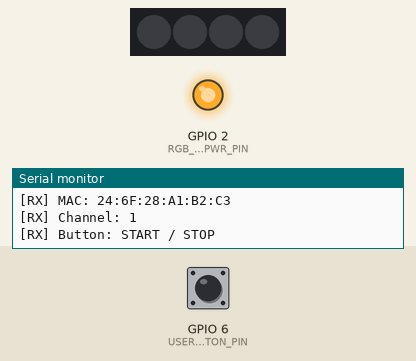
This program was run on a simulated ESP32-C6. Parts: 4 RGB LEDs in strip order, left to right, output pins drawn as LEDs (lit = HIGH), the last lines printed to the serial monitor. The inputs (shaded band) are chosen by the test bench; at power-on: GPIO 6 (USER_BUTTON_PIN) HIGH. Dim RGB values are drawn brighter than linear; random numbers use the default seed unless the program sets one.

Above: at 1.7 s.
1.8 s: GPIO 6 (USER_BUTTON_PIN) pulled LOW for 0.15 s
At 2.6 s:
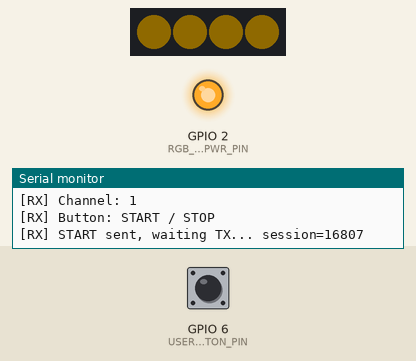
4.9 s: GPIO 6 (USER_BUTTON_PIN) pulled LOW for 1 s
At 7.7 s:
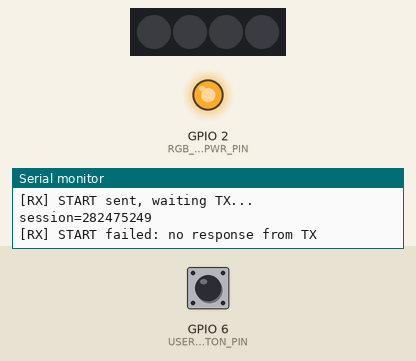
8.4 s: GPIO 6 (USER_BUTTON_PIN) pulled LOW for 3.2 s
At 8.9 s:
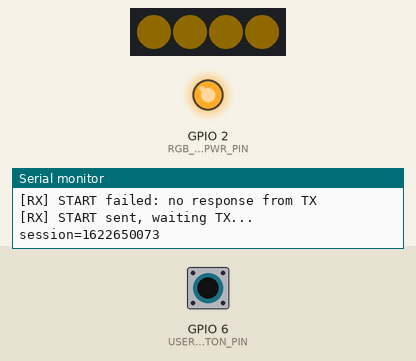
13.1 s: GPIO 6 (USER_BUTTON_PIN) pulsed LOW 5 times (0.12 s each, 0.3 s apart)
At 16.9 s:
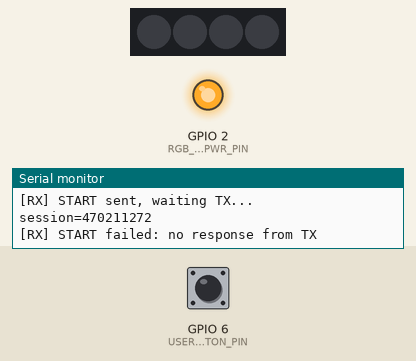
Timing chart, 0 to 17.1 s (numbered marks = the images above; inputs shaded):
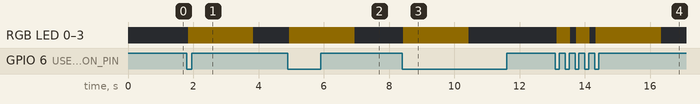

Measured:
- after the input at 1.8 s, RGB LED 0–3: off → RGB(15, 11, 0) at once, → off 2.0 s later
- after the input at 4.9 s, RGB LED 0–3: off → RGB(15, 11, 0) at once, → off 2.0 s later
- after the input at 8.4 s, RGB LED 0–3: off → RGB(15, 11, 0) at once, → off 2.0 s later
- after the input at 13.1 s, RGB LED 0–3: goes RGB(15, 11, 0) 0.41 s, off 0.19 s, RGB(15, 11, 0) 0.41 s, off 0.19 s, RGB(15, 11, 0) 2.0 s, then off, starting at once

The program:

main.cpp
```cpp
#include <Arduino.h>
#include <WiFi.h>
#include <esp_now.h>
#include <esp_wifi.h>
#include <Adafruit_NeoPixel.h>

#define RGB_LED_PIN GPIO_NUM_4
#define RGB_LED_PWR_PIN GPIO_NUM_2
#define USER_BUTTON_PIN GPIO_NUM_6

constexpr uint8_t ESPNOW_CHANNEL = 1;
constexpr uint32_t REPORT_INTERVAL_MS = 1000;
constexpr uint32_t BUTTON_DEBOUNCE_MS = 40;
constexpr uint32_t START_ACK_TIMEOUT_MS = 2000;
constexpr uint32_t PACKET_MAGIC = 0x43574E45; // "ENWC"
constexpr uint8_t PROTOCOL_VERSION = 1;
constexpr uint8_t CONTROL_BURST_COUNT = 5;
constexpr uint16_t RGB_LED_COUNT = 4;

const uint8_t BROADCAST_MAC[] = {0xFF, 0xFF, 0xFF, 0xFF, 0xFF, 0xFF};

enum PacketType : uint8_t {
  PKT_START = 1,
  PKT_STOP = 2,
  PKT_DATA = 3,
  PKT_START_ACK = 4,
  PKT_STOP_ACK = 5,
};

enum RxState : uint8_t {
  RX_IDLE = 0,
  RX_WAIT_TX_ACK,
  RX_TESTING,
};

struct __attribute__((packed)) EspNowPacket {
  uint32_t magic;
  uint8_t version;
  uint8_t type;
  uint16_t reserved;
  uint32_t session_id;
  uint32_t packet_id;
  uint32_t timestamp_ms;
};

Adafruit_NeoPixel pixels(RGB_LED_COUNT, RGB_LED_PIN, NEO_GRB + NEO_KHZ800);
portMUX_TYPE statsMux = portMUX_INITIALIZER_UNLOCKED;

RxState rxState = RX_IDLE;
bool lastButtonReading = HIGH;
bool stableButtonState = HIGH;
volatile bool startAckReceived = false;
volatile bool firstDataReceived = false;

uint32_t lastButtonChangeMs = 0;
uint32_t waitStartMs = 0;
uint32_t lastReportMs = 0;
uint32_t sessionId = 0;
uint32_t firstPacketId = 0;
uint32_t lastPacketId = 0;
uint32_t receivedPackets = 0;
uint32_t lostPackets = 0;
uint32_t duplicateOrOldPackets = 0;
uint32_t invalidPackets = 0;
uint32_t firstRxMs = 0;
uint32_t lastRxMs = 0;

void setRgb(uint8_t red, uint8_t green, uint8_t blue) {
  for (uint16_t i = 0; i < RGB_LED_COUNT; i++) {
    pixels.setPixelColor(i, pixels.Color(red, green, blue));
  }
  pixels.show();
}

void setRgbOff() {
  pixels.clear();
  pixels.show();
}

void resetStats(uint32_t newSessionId) {
  portENTER_CRITICAL(&statsMux);
  sessionId = newSessionId;
  firstPacketId = 0;
  lastPacketId = 0;
  receivedPackets = 0;
  lostPackets = 0;
  duplicateOrOldPackets = 0;
  invalidPackets = 0;
  firstRxMs = 0;
  lastRxMs = 0;
  startAckReceived = false;
  firstDataReceived = false;
  portEXIT_CRITICAL(&statsMux);
}

bool isValidPacket(const uint8_t *data, int len, EspNowPacket &packet) {
  if (len != static_cast<int>(sizeof(EspNowPacket))) {
    portENTER_CRITICAL(&statsMux);
    invalidPackets++;
    portEXIT_CRITICAL(&statsMux);
    return false;
  }

  memcpy(&packet, data, sizeof(packet));
  if (packet.magic != PACKET_MAGIC || packet.version != PROTOCOL_VERSION) {
    portENTER_CRITICAL(&statsMux);
    invalidPackets++;
    portEXIT_CRITICAL(&statsMux);
    return false;
  }

  return true;
}

void handleDataPacket(const EspNowPacket &packet) {
  portENTER_CRITICAL(&statsMux);

  if ((rxState != RX_WAIT_TX_ACK && rxState != RX_TESTING) ||
      packet.session_id != sessionId ||
      packet.packet_id == 0) {
    portEXIT_CRITICAL(&statsMux);
    return;
  }

  firstDataReceived = true;
  const uint32_t now = millis();
  if (firstRxMs == 0) {
    firstRxMs = now;
  }
  lastRxMs = now;

  if (lastPacketId == 0) {
    firstPacketId = packet.packet_id;
    lastPacketId = packet.packet_id;
    receivedPackets++;
  } else if (packet.packet_id == lastPacketId + 1) {
    lastPacketId = packet.packet_id;
    receivedPackets++;
  } else if (packet.packet_id > lastPacketId + 1) {
    lostPackets += packet.packet_id - lastPacketId - 1;
    lastPacketId = packet.packet_id;
    receivedPackets++;
  } else {
    duplicateOrOldPackets++;
  }

  portEXIT_CRITICAL(&statsMux);
}

#if ESP_ARDUINO_VERSION_MAJOR >= 3
void onDataRecv(const esp_now_recv_info_t *info, const uint8_t *data, int len) {
  (void)info;
#else
void onDataRecv(const uint8_t *mac, const uint8_t *data, int len) {
  (void)mac;
#endif
  EspNowPacket packet = {};
  if (!isValidPacket(data, len, packet)) {
    return;
  }

  if (packet.type == PKT_START_ACK && packet.session_id == sessionId) {
    startAckReceived = true;
    return;
  }

  if (packet.type == PKT_DATA) {
    handleDataPacket(packet);
  }
}

void addBroadcastPeer() {
  esp_now_peer_info_t peerInfo = {};
  memcpy(peerInfo.peer_addr, BROADCAST_MAC, sizeof(BROADCAST_MAC));
  peerInfo.channel = ESPNOW_CHANNEL;
  peerInfo.encrypt = false;

  if (!esp_now_is_peer_exist(BROADCAST_MAC)) {
    const esp_err_t err = esp_now_add_peer(&peerInfo);
    if (err != ESP_OK) {
      Serial.printf("[RX] Add peer failed: %d\r\n", err);
    }
  }
}

void setupEspNow() {
  WiFi.mode(WIFI_STA);
  WiFi.disconnect(false, true);

  esp_wifi_set_ps(WIFI_PS_NONE);
  esp_wifi_set_protocol(WIFI_IF_STA, WIFI_PROTOCOL_11B | WIFI_PROTOCOL_11G | WIFI_PROTOCOL_11N);
  esp_wifi_set_promiscuous(true);
  esp_wifi_set_channel(ESPNOW_CHANNEL, WIFI_SECOND_CHAN_NONE);
  esp_wifi_set_promiscuous(false);

  if (esp_now_init() != ESP_OK) {
    Serial.println("[RX] ESP-NOW init failed, restarting...");
    delay(1000);
    ESP.restart();
  }

  esp_now_register_recv_cb(onDataRecv);
  addBroadcastPeer();
}

bool sendControlPacket(PacketType type) {
  EspNowPacket packet = {
      .magic = PACKET_MAGIC,
      .version = PROTOCOL_VERSION,
      .type = static_cast<uint8_t>(type),
      .reserved = 0,
      .session_id = sessionId,
      .packet_id = 0,
      .timestamp_ms = millis(),
  };

  const esp_err_t err = esp_now_send(BROADCAST_MAC, reinterpret_cast<const uint8_t *>(&packet), sizeof(packet));
  if (err != ESP_OK) {
    Serial.printf("[RX] send failed type=%u err=%d\r\n", packet.type, err);
    return false;
  }
  return true;
}

void sendControlBurst(PacketType type) {
  for (uint8_t i = 0; i < CONTROL_BURST_COUNT; i++) {
    sendControlPacket(type);
    delay(20);
  }
}

float calcLossRate(uint32_t received, uint32_t lost) {
  const uint32_t expected = received + lost;
  if (expected == 0) {
    return 0.0f;
  }
  return static_cast<float>(lost) * 100.0f / static_cast<float>(expected);
}

void copyStats(uint32_t &lastId, uint32_t &received, uint32_t &lost, uint32_t &durationMs) {
  uint32_t localFirstMs = 0;
  uint32_t localLastMs = 0;

  portENTER_CRITICAL(&statsMux);
  lastId = lastPacketId;
  received = receivedPackets;
  lost = lostPackets;
  localFirstMs = firstRxMs;
  localLastMs = lastRxMs;
  portEXIT_CRITICAL(&statsMux);

  durationMs = (localFirstMs > 0 && localLastMs >= localFirstMs) ? (localLastMs - localFirstMs) : 0;
}

void printLiveStats() {
  uint32_t lastId = 0;
  uint32_t received = 0;
  uint32_t lost = 0;
  uint32_t durationMs = 0;
  copyStats(lastId, received, lost, durationMs);

  Serial.printf("[RX] id=%lu recv=%lu lost=%lu loss=%.2f%%\r\n",
                static_cast<unsigned long>(lastId),
                static_cast<unsigned long>(received),
                static_cast<unsigned long>(lost),
                calcLossRate(received, lost));
}

void printFinalStats() {
  uint32_t lastId = 0;
  uint32_t received = 0;
  uint32_t lost = 0;
  uint32_t durationMs = 0;
  copyStats(lastId, received, lost, durationMs);

  Serial.println();
  Serial.println("========== Result ==========");
  Serial.printf("Session:   %lu\r\n", static_cast<unsigned long>(sessionId));
  Serial.printf("Last ID:   %lu\r\n", static_cast<unsigned long>(lastId));
  Serial.printf("Received:  %lu\r\n", static_cast<unsigned long>(received));
  Serial.printf("Lost:      %lu\r\n", static_cast<unsigned long>(lost));
  Serial.printf("Loss Rate: %.2f%%\r\n", calcLossRate(received, lost));
  Serial.printf("Duration:  %lu ms\r\n", static_cast<unsigned long>(durationMs));
  Serial.println("============================");
}

void beginStartRequest() {
  uint32_t newSessionId = esp_random();
  if (newSessionId == 0) {
    newSessionId = millis();
  }

  resetStats(newSessionId);
  rxState = RX_WAIT_TX_ACK;
  waitStartMs = millis();
  lastReportMs = waitStartMs;
  setRgb(50, 35, 0);
  sendControlBurst(PKT_START);

  Serial.println();
  Serial.printf("[RX] START sent, waiting TX... session=%lu\r\n", static_cast<unsigned long>(sessionId));
}

void enterTesting() {
  rxState = RX_TESTING;
  setRgb(0, 80, 0);
  lastReportMs = millis();
  Serial.println("[RX] TX ready, test started");
}

void stopTest() {
  sendControlBurst(PKT_STOP);
  rxState = RX_IDLE;
  setRgbOff();
  Serial.println("[RX] STOP sent");
  printFinalStats();
  resetStats(0);
}

void failStartRequest() {
  rxState = RX_IDLE;
  setRgbOff();
  Serial.println("[RX] START failed: no response from TX");
  resetStats(0);
}

void handleButton() {
  const bool reading = digitalRead(USER_BUTTON_PIN);
  const uint32_t now = millis();

  if (reading != lastButtonReading) {
    lastButtonChangeMs = now;
    lastButtonReading = reading;
  }

  if (static_cast<uint32_t>(now - lastButtonChangeMs) >= BUTTON_DEBOUNCE_MS &&
      reading != stableButtonState) {
    stableButtonState = reading;
    if (stableButtonState == LOW) {
      if (rxState == RX_TESTING || rxState == RX_WAIT_TX_ACK) {
        stopTest();
      } else {
        beginStartRequest();
      }
    }
  }
}

void handleStartWait() {
  if (rxState != RX_WAIT_TX_ACK) {
    return;
  }

  if (startAckReceived || firstDataReceived) {
    enterTesting();
    return;
  }

  if (static_cast<uint32_t>(millis() - waitStartMs) >= START_ACK_TIMEOUT_MS) {
    failStartRequest();
  }
}

void reportIfNeeded() {
  if (rxState != RX_TESTING) {
    return;
  }

  const uint32_t now = millis();
  if (static_cast<uint32_t>(now - lastReportMs) >= REPORT_INTERVAL_MS) {
    lastReportMs = now;
    printLiveStats();
  }
}

void setup() {
  Serial.begin(115200);
  delay(500);

  pinMode(RGB_LED_PWR_PIN, OUTPUT);
  digitalWrite(RGB_LED_PWR_PIN, HIGH);
  pinMode(USER_BUTTON_PIN, INPUT_PULLUP);

  pixels.begin();
  pixels.setBrightness(80);
  setRgbOff();

  Serial.println();
  Serial.println("ESP-NOW antenna loss test: RX");

  setupEspNow();
  Serial.printf("[RX] MAC: %s\r\n", WiFi.macAddress().c_str());
  Serial.printf("[RX] Channel: %u\r\n", ESPNOW_CHANNEL);
  Serial.println("[RX] Button: START / STOP");
}

void loop() {
  handleButton();
  handleStartWait();
  reportIfNeeded();
}
```
